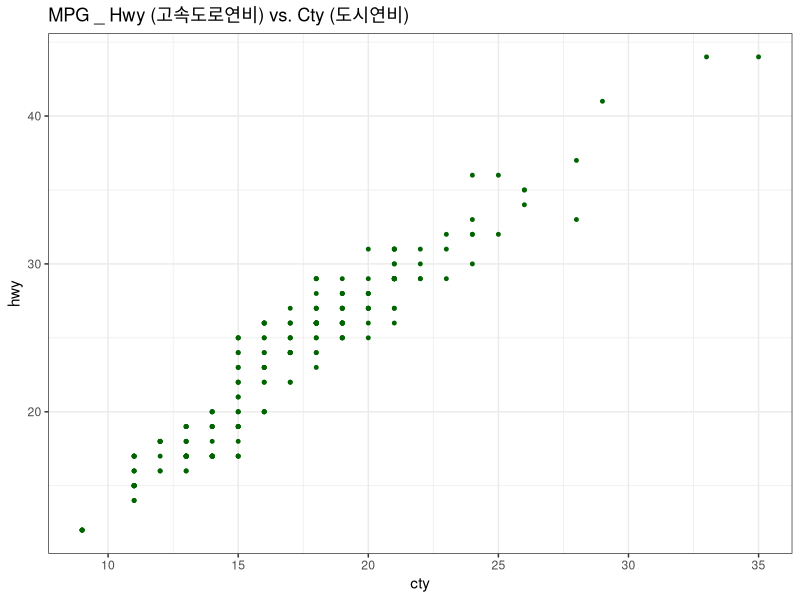
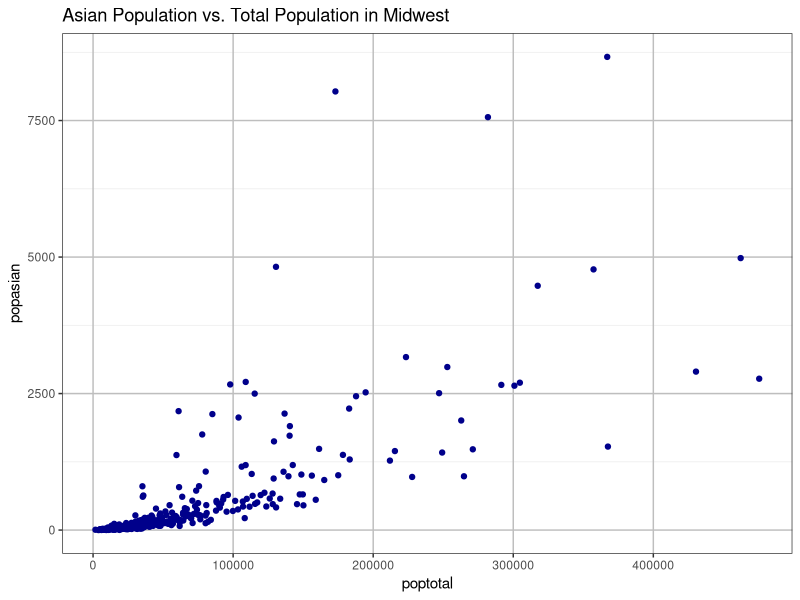
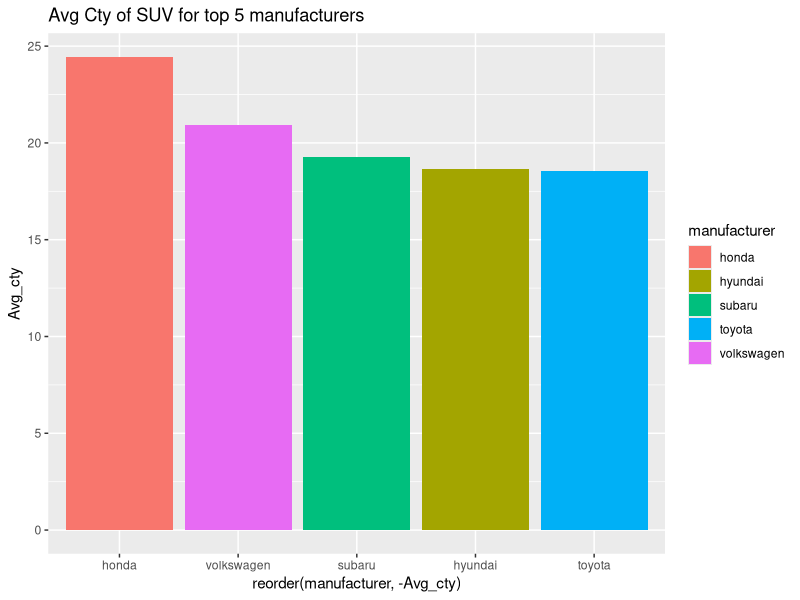
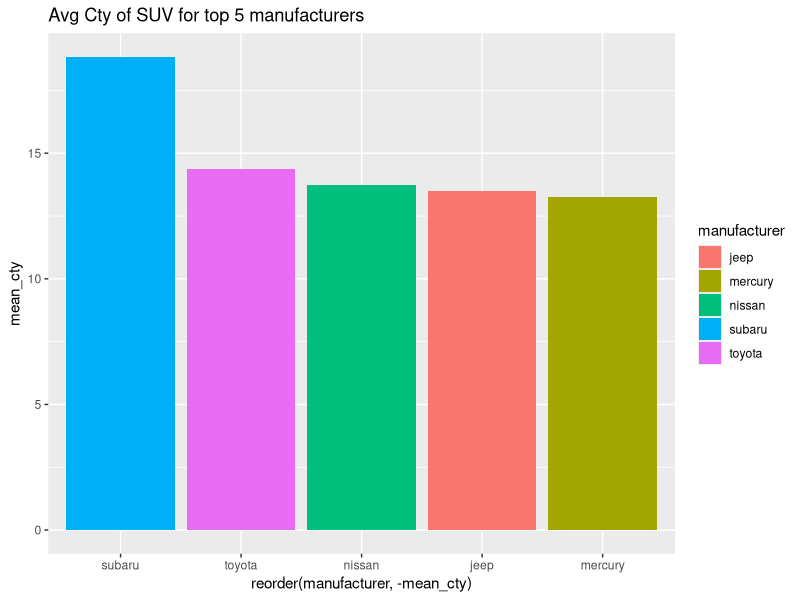
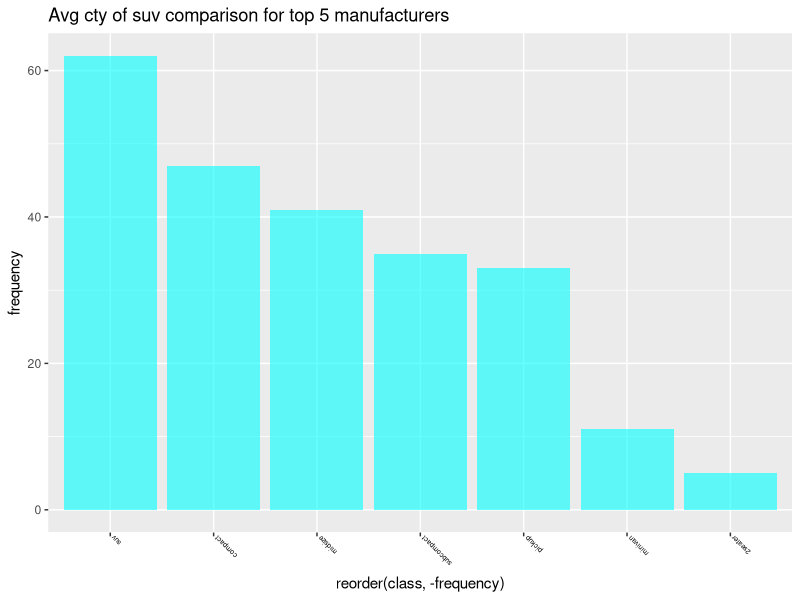
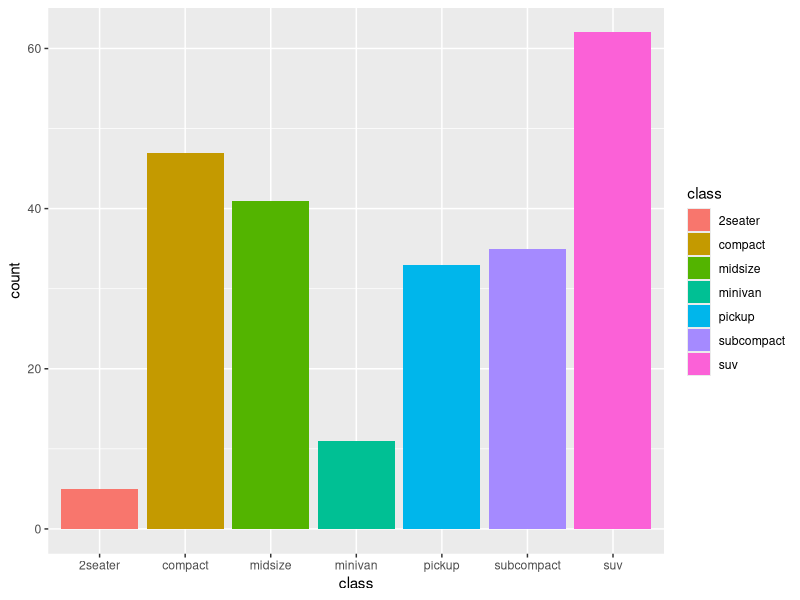
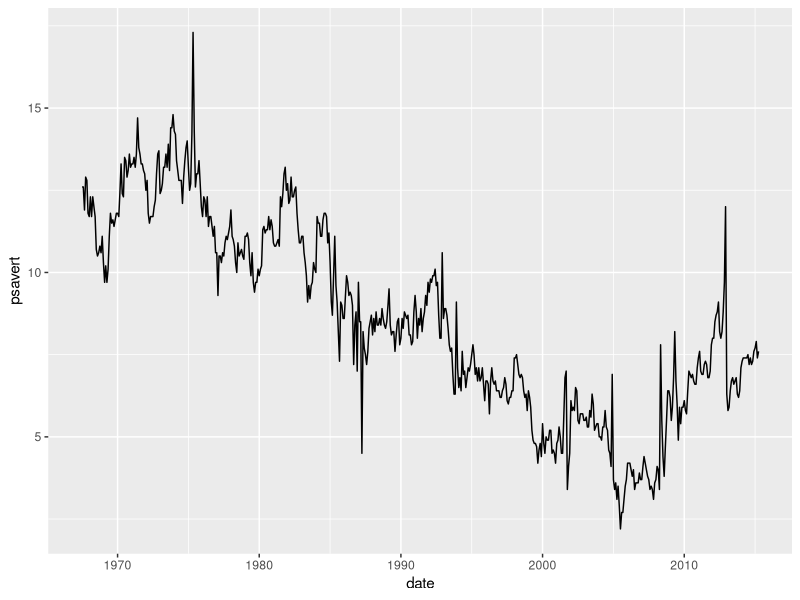
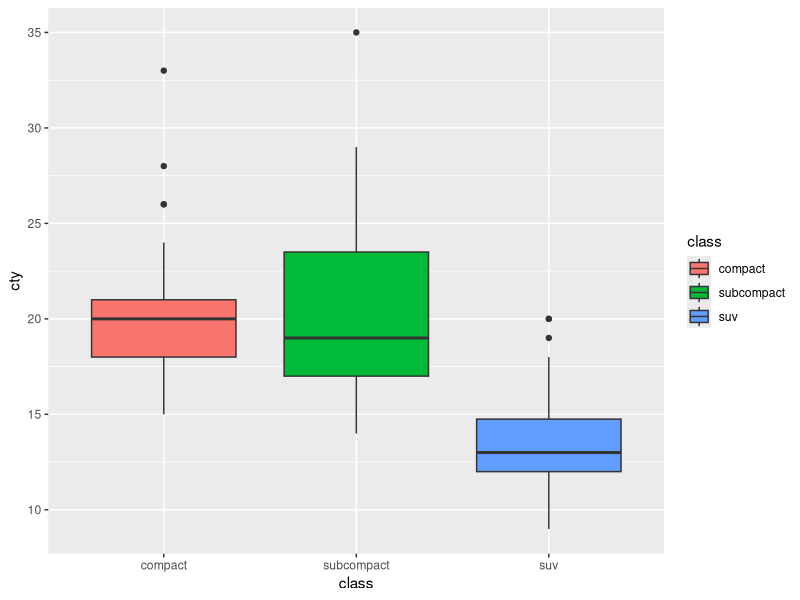

Recreate these plots in R, in order.
## ---- chunk 1
knitr::opts_chunk$set(echo = TRUE)

library(dplyr)
library(ggplot2)
library(sqldf)
## ---- chunk 2
ggplot(mpg, aes(x=cty, y=hwy)) +
  geom_point(size=1, colour='darkgreen')+
  labs(title = "MPG _ Hwy (고속도로연비) vs. Cty (도시연비)", size = 14) +
  theme_bw ()
## ---- chunk 3
midwest_1 <- midwest %>%
  filter (popasian <= 10000) %>% 
  filter (poptotal <= 500000)
options (scipen = 10)
ggplot(midwest_1, aes(x=poptotal, y=popasian)) +
  geom_point(colour = 'darkblue') + 
  labs(title = "Asian Population vs. Total Population in Midwest", size=14) +
  theme_bw () +
  theme(panel.grid.major.x = element_line(colour='grey'),
        panel.grid.major.y = element_line(colour='grey'),
        panel.grid.minor.x = element_blank())
## ---- chunk 4
suv <- mpg %>%
  group_by(manufacturer)  %>%
  filter (class == 'suv') %>%
  summarise (mean_cty = mean(cty)) %>%
  arrange(desc(mean_cty)) %>%
  head(5)

suv_1 <- sqldf("select manufacturer, avg(cty) as Avg_cty from mpg
      group by manufacturer
      order by avg(cty) desc
      limit 0,5")
## ---- chunk 5

ggplot(suv_1, aes(x= reorder(manufacturer, -Avg_cty), y=Avg_cty, fill = manufacturer)) +
  geom_bar(stat='identity') + 
  ggtitle("Avg Cty of SUV for top 5 manufacturers")

ggplot(suv, aes(x=reorder(manufacturer, -mean_cty), y=mean_cty,
                   fill=manufacturer)) +
  geom_col()+
  ggtitle("Avg Cty of SUV for top 5 manufacturers")
## ---- chunk 6
class_fq <- sqldf("select class, count(*) as frequency from mpg
      group by class
      order by count(class) desc")

ggplot(class_fq, aes(x= reorder(class, -frequency), y=frequency)) +
  geom_bar(stat='identity', fill = 'cyan', alpha = 0.6) + 
  ggtitle("Avg cty of suv comparison for top 5 manufacturers ") +
  theme(axis.text.x = element_text(angle=135, hjust=1, vjust=1,
                                   color='black', size=5))

## ---- chunk 7
ggplot(mpg, aes(x=class, fill=class)) + 
  geom_bar()
## ---- chunk 8
ggplot (economics, aes(x=date, y=psavert)) + 
  geom_line()

## ---- chunk 9
df_3class <- mpg %>%
  filter(class %in% c("compact", "subcompact", "suv"))
ggplot(df_3class, aes(x=class, y=cty, fill=class)) +
  geom_boxplot()
## ---- chunk 10
ggplot(diamonds, aes(x=cut, y=clarity, fill=cut)) +
  geom_col() + 
  theme_bw()

## ---- chunk 11
dia1 <-diamonds %>%
  group_by (cut) %>%
  summarise(mean_price = mean(price))
ggplot(dia1, aes(x=cut, y=mean_price, fill=cut)) + 
  geom_col()
## ---- chunk 12
# dia1 is from above, 7-2 problem.

dia2 <-diamonds %>%
  group_by (color) %>%
  summarise(mean_price = mean(price))
g1 <- ggplot(dia1, aes(x=cut, y=mean_price, fill=cut)) + 
  geom_col()
g2 <- ggplot(dia2, aes(x=color, y=mean_price, fill=color)) +
  geom_col()
install.packages("gridExtra")
library(gridExtra)
grid.arrange(g1, g2, ncol=2, top = )
